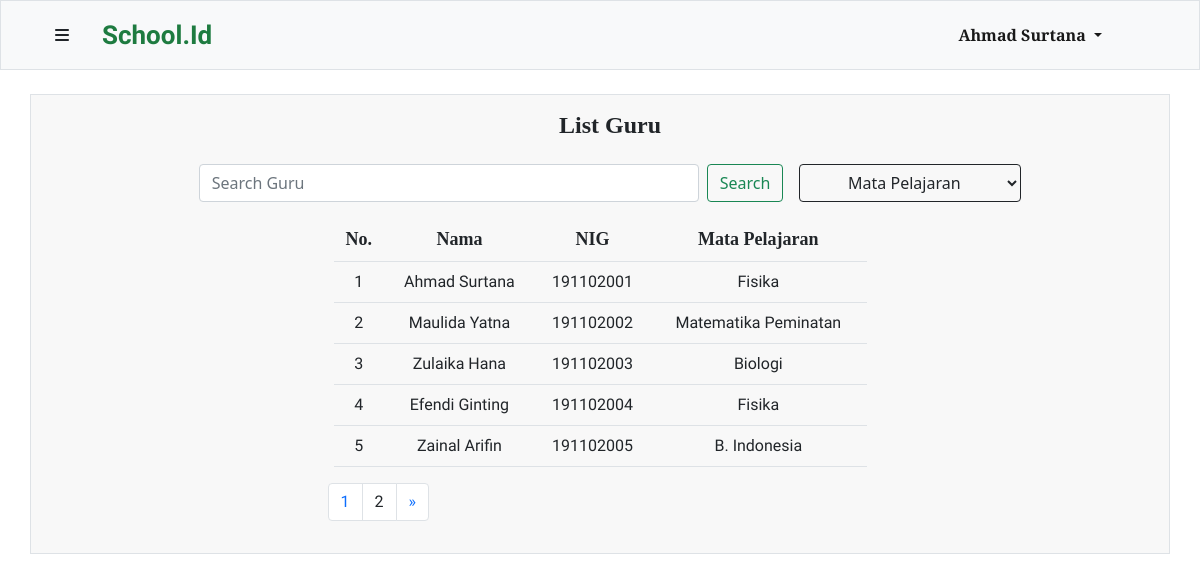
Page /php/guru.php (signed in) on the committed database.
### tables this page shows
CREATE TABLE `guru` (
  `id` int(10) UNSIGNED NOT NULL,
  `nama_guru` varchar(200) NOT NULL,
  `NIG` char(9) NOT NULL,
  `mapel_id` int(10) UNSIGNED NOT NULL,
  `user_id` int(10) UNSIGNED NOT NULL
);

CREATE TABLE `mapel` (
  `id` int(10) UNSIGNED NOT NULL,
  `nama_mapel` varchar(200) NOT NULL,
  `Created_at` timestamp NOT NULL DEFAULT current_timestamp()
);

### php/function.php (called while the page is built, shortened)
<?php
$connection = mysqli_connect("localhost","root","","tubes");
function show($query) {
    global $connection;
    $box = [];
    $result = mysqli_query($connection, $query);
    while($row = mysqli_fetch_assoc($result)) {
        $box[] = $row;
    }
    return $box;
}
?>

### php/guru.php (the view, shortened to what this page needs)
<?php
require 'function.php';
$totalData = count(show("SELECT guru.id as id, guru.nama_guru as nama, guru.NIG as nig, mapel.nama_mapel as mapel FROM guru JOIN mapel ON guru.mapel_id = mapel.id ")) ;
$dataPerhalaman = 5;
if (isset($_GET["page"])) {
    $halamanAktif = $_GET["page"];
} else {
    $halamanAktif = 1;
}
$dataAwal = ($halamanAktif * $dataPerhalaman) - $dataPerhalaman;
$guru = show("SELECT guru.id as id, guru.nama_guru as nama, guru.NIG as nig, mapel.nama_mapel as mapel FROM guru JOIN mapel ON guru.mapel_id = mapel.id LIMIT $dataAwal, $dataPerhalaman ");
$i = $dataAwal + 1;
?>
<!DOCTYPE html>
<html lang="en">
<head>
    <link href="https://cdn.jsdelivr.net/npm/bootstrap@5.1.3/dist/css/bootstrap.min.css" rel="stylesheet">
    <link rel="stylesheet" href="style/navbar.css">
    <link rel="stylesheet" href="style/template.css">
</head>
<body>
    <?php include 'navbar.php' ?>
<div class="container my-4 px-4 py-3 table-data border">
    <div class="table-title">
        <h4>List Guru</h4>
    </div>
    <form class="d-flex search my-3 mx-auto" method="POST">
            <input class="form-control me-2" type="search" placeholder="Search Guru" aria-label="Search" name="keyword" autocomplete="off">
            <button class="btn btn-outline-success" type="submit" name="find">Search</button>
        <select class="btn ms-3 btn-outline-dark" name="filter" id="">
            <option value="">Mata Pelajaran</option>
        </select>
    </form>
    <div class="container-fluid mt-3">
        <table class="mx-auto table">
        <tr class="thead">
            <td class="table-header">No. </td>
            <td class="table-header">Nama</td>
            <td class="table-header">NIG</td>
            <td class="table-header">Mata Pelajaran</td>
        </tr>
        <?php foreach($guru as $gru) : ?>
        <tr class="tbody">
            <td class="table-body"><?=$i?></td>
            <td class="table-body"><?=$gru["nama"] ?></td>
            <td class="table-body"><?=$gru["nig"]?></td>
            <td class="table-body"><?=$gru["mapel"]?></td>
        </tr>
    <?php $i++ ?>
    <?php endforeach ; ?>
        </table>
    </div>
     <?php include 'pagination.php' ?>
</div>
</body>
</html>

### php/navbar.php (shortened to what this page needs)
<?php
$connection = mysqli_connect("localhost","root","","tubes");
$id = $_SESSION["userID"];
if(isset($_SESSION["admin"])) {
    $admin = mysqli_query($connection, "SELECT username FROM user WHERE id = $id");
    $data = mysqli_fetch_assoc($admin);
} elseif (isset($_SESSION["member"])) {
    if ($_SESSION["member"] === "siswa") {
            $namaSiswa = mysqli_query($connection, "SELECT * FROM siswa WHERE user_id = $id");
            $data = mysqli_fetch_assoc($namaSiswa);
            $navbarID = $data["kelas_id"];
            $navbar= show("SELECT mapel.* FROM siswa JOIN mapel_kelas ON mapel_kelas.kelas = siswa.kelas_id JOIN guru ON guru.id = mapel_kelas.guru JOIN mapel ON mapel.id = guru.mapel_id WHERE siswa.user_id = $id ORDER BY nama_mapel ASC");
            $tugasNavbar = show("SELECT * FROM tugas WHERE kelas = $navbarID");
    } else {
            $namaGuru = mysqli_query($connection, "SELECT * FROM guru WHERE user_id = $id");
            $data = mysqli_fetch_assoc($namaGuru);
    }
}
?>
    <nav class="navbar navbar-expand-lg navbar-light bg-light container-fluid border sticky-top">
        <div class="container navbar-head">
         <div class="logo">
            <button class="btn" type="button" data-bs-toggle="offcanvas" data-bs-target="#offcanvasRight" aria-controls="offcanvasRight"><i class="fas fa-bars"></i></button>
            <?php if(isset($_SESSION["admin"])) : ?>
                <a class="navbar-brand" href="admin.php">School.Id</a>
            <?php else : ?>
                <a class="navbar-brand" href="dashboard.php">School.Id</a>
            <?php endif ; ?>
         </div>
          <div class="login-register collapse navbar-collapse" id="navbarSupportedContent">
            <ul class="navbar-nav me-auto mb-2 mb-lg-0">
              <li class="nav-item dropdown">
                <a class="nav-link dropdown-toggle active me-5" href="" id="navbarDropdown" role="button" data-bs-toggle="dropdown" aria-expanded="false">
                    <?php if(isset($_SESSION["admin"])) : ?>
                         <?=$data["username"] ; ?>
                    <?php elseif($_SESSION["member"] === "siswa") :?>
                        <?=$data["nama_siswa"] ; ?>
                    <?php else :?>
                        <?=$data["nama_guru"] ; ?>
                    <?php endif ; ?>
                </a>
              </li>
            </ul>
          </div>
        </div>
    </nav>

### php/style/navbar.css (style rules this page uses)
* { margin: 0; padding: 0; box-sizing: border-box; }
.navbar { background-color: #f8f8f8; height: 70px; }
.navbar-brand { text-align: center; font-weight: 900 !important; font-size : 26px; margin: 0; padding: 0 20px; font-family: 'Dancing Script'; color: #1E7B40 !important; }
.navbar .logo { display: flex; text-align: center; }
.navbar .login-register { flex-grow: 0; font-family: 'Merriweather'; font-weight: bolder; }

### php/style/template.css (style rules this page uses)
* { margin: 0; padding: 0; box-sizing: border-box; }
.d-flex { align-items: center; justify-content: center; }
form { margin: 0 20px; }
.table-data { background-color: #f8f8f8; }
.search .form-control { margin: 0 20px; }
.form-control { max-width: 500px; width: 100%; }
.table-data table { width: 50%; text-align: center; }
.table-data .table-title { display: flex; justify-content: center; }
.table-data .table-title h4 { margin-left :20px; text-align: center; font-family: 'Merriweater'; font-weight: 900; }
.table-data .thead { font-family: 'Merriweater', serif !important; font-weight: bold; font-size: 18px; }
th, td { padding: 10px 5px; }
.table-data .table-body { font-family: 'Roboto Condensed', sans-serif;; }

### rows in the picture
guru: nama_guru "Ahmad Surtana", NIG "191102001", mapel.nama_mapel "Fisika"
guru: nama_guru "Maulida Yatna", NIG "191102002", mapel.nama_mapel "Matematika Peminatan"
guru: nama_guru "Zulaika Hana", NIG "191102003", mapel.nama_mapel "Biologi"
guru: nama_guru "Efendi Ginting", NIG "191102004", mapel.nama_mapel "Fisika"
guru: nama_guru "Zainal Arifin", NIG "191102005", mapel.nama_mapel "B. Indonesia"
